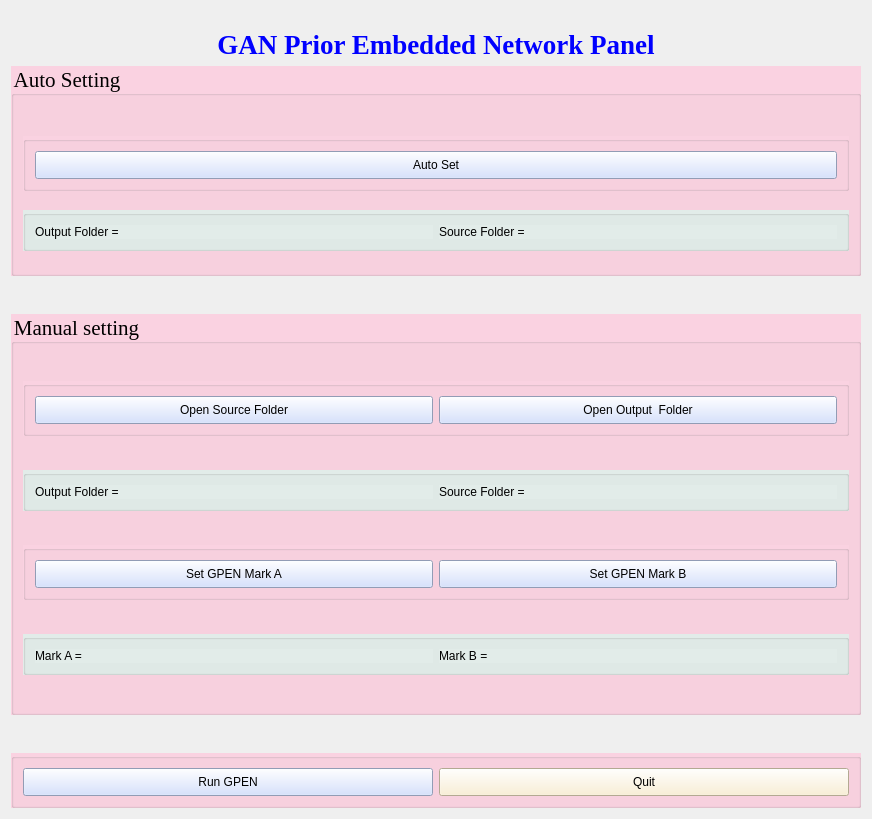
      <widget class="QWidget" name="tab_2">
       <attribute name="title">
        <string>GPEN</string>
       </attribute>
       <layout class="QVBoxLayout" name="verticalLayout_3">
        <item>
         <widget class="QLabel" name="label_3">
          <property name="minimumSize">
           <size>
            <width>850</width>
            <height>49</height>
           </size>
          </property>
          <property name="font">
           <font>
            <family>Times New Roman</family>
            <pointsize>20</pointsize>
            <weight>75</weight>
            <bold>true</bold>
           </font>
          </property>
          <property name="styleSheet">
           <string notr="true">margin-top: 18px; color: blue; font-size: 20pt;</string>
          </property>
          <property name="text">
           <string>GAN Prior Embedded Network Panel</string>
          </property>
          <property name="alignment">
           <set>Qt::AlignCenter</set>
          </property>
         </widget>
        </item>
        <item>
         <widget class="QGroupBox" name="groupBox_6">
          <property name="minimumSize">
           <size>
            <width>850</width>
            <height>200</height>
           </size>
          </property>
          <property name="font">
           <font>
            <family>Times New Roman</family>
            <pointsize>16</pointsize>
           </font>
          </property>
          <property name="styleSheet">
           <string notr="true">background-color: #FAD2E1


</string>
          </property>
          <property name="title">
           <string>Auto Setting</string>
          </property>
          <layout class="QVBoxLayout" name="verticalLayout_7">
           <item>
            <spacer name="verticalSpacer_5">
             <property name="orientation">
              <enum>Qt::Vertical</enum>
             </property>
             <property name="sizeHint" stdset="0">
              <size>
               <width>20</width>
               <height>31</height>
              </size>
             </property>
            </spacer>
           </item>
           <item>
            <widget class="QGroupBox" name="groupBox_14">
             <property name="minimumSize">
              <size>
               <width>802</width>
               <height>52</height>
              </size>
             </property>
             <layout class="QHBoxLayout" name="horizontalLayout_16">
              <item>
               <widget class="QPushButton" name="bSrcFolder_5">
                <property name="sizePolicy">
                 <sizepolicy hsizetype="Minimum" vsizetype="Preferred">
                  <horstretch>0</horstretch>
                  <verstretch>0</verstretch>
                 </sizepolicy>
                </property>
                <property name="minimumSize">
                 <size>
                  <width>0</width>
                  <height>28</height>
                 </size>
                </property>
                <property name="styleSheet">
                 <string notr="true">background-color: #CDDAFD</string>
                </property>
                <property name="text">
                 <string>Auto Set</string>
                </property>
               </widget>
              </item>
             </layout>
            </widget>
           </item>
           <item>
            <spacer name="verticalSpacer_6">
             <property name="orientation">
              <enum>Qt::Vertical</enum>
             </property>
             <property name="sizeHint" stdset="0">
              <size>
               <width>20</width>
               <height>13</height>
              </size>
             </property>
            </spacer>
           </item>
           <item>
            <widget class="QGroupBox" name="groupBox_7">
             <property name="minimumSize">
              <size>
               <width>802</width>
               <height>33</height>
              </size>
             </property>
             <property name="styleSheet">
              <string notr="true">background-color: #E2ECE9</string>
             </property>
             <property name="title">
              <string/>
             </property>
             <layout class="QHBoxLayout" name="horizontalLayout_7">
              <item>
               <widget class="QLabel" name="label_9">
                <property name="text">
                 <string>Output Folder =</string>
                </property>
               </widget>
              </item>
              <item>
               <widget class="QLabel" name="label_8">
                <property name="text">
                 <string>Source Folder =</string>
                </property>
               </widget>
              </item>
             </layout>
            </widget>
           </item>
           <item>
            <spacer name="verticalSpacer_10">
             <property name="orientation">
              <enum>Qt::Vertical</enum>
             </property>
             <property name="sizeHint" stdset="0">
              <size>
               <width>20</width>
               <height>13</height>
              </size>
             </property>
            </spacer>
           </item>
          </layout>
         </widget>
        </item>
        <item>
         <spacer name="verticalSpacer_7">
          <property name="orientation">
           <enum>Qt::Vertical</enum>
          </property>
          <property name="sizeHint" stdset="0">
           <size>
            <width>20</width>
            <height>32</height>
           </size>
          </property>
         </spacer>
        </item>
        <item>
         <widget class="QGroupBox" name="groupBox_8">
          <property name="minimumSize">
           <size>
            <width>850</width>
            <height>386</height>
           </size>
          </property>
          <property name="font">
           <font>
            <family>Times New Roman</family>
            <pointsize>16</pointsize>
           </font>
          </property>
          <property name="styleSheet">
           <string notr="true">background-color: #FAD2E1

</string>
          </property>
          <property name="title">
           <string>Manual setting</string>
          </property>
          <layout class="QVBoxLayout" name="verticalLayout_6">
           <item>
            <spacer name="verticalSpacer_8">
             <property name="orientation">
              <enum>Qt::Vertical</enum>
             </property>
             <property name="sizeHint" stdset="0">
              <size>
               <width>20</width>
               <height>28</height>
              </size>
             </property>
            </spacer>
           </item>
           <item>
            <widget class="QGroupBox" name="">
             <property name="minimumSize">
              <size>
               <width>802</width>
               <height>52</height>
              </size>
             </property>
             <layout class="QHBoxLayout" name="horizontalLayout_6">
              <item>
               <widget class="QPushButton" name="bSrcFolder_2">
                <property name="sizePolicy">
                 <sizepolicy hsizetype="Minimum" vsizetype="Preferred">
                  <horstretch>0</horstretch>
                  <verstretch>0</verstretch>
                 </sizepolicy>
                </property>
                <property name="minimumSize">
                 <size>
                  <width>0</width>
                  <height>28</height>
                 </size>
                </property>
                <property name="styleSheet">
                 <string notr="true">background-color: #CDDAFD</string>
                </property>
                <property name="text">
                 <string>Open Source Folder</string>
                </property>
               </widget>
              </item>
              <item>
               <widget class="QPushButton" name="bOutputFolder_2">
                <property name="sizePolicy">
                 <sizepolicy hsizetype="Minimum" vsizetype="Preferred">
                  <horstretch>0</horstretch>
                  <verstretch>0</verstretch>
                 </sizepolicy>
                </property>
                <property name="minimumSize">
                 <size>
                  <width>0</width>
                  <height>28</height>
                 </size>
                </property>
                <property name="styleSheet">
                 <string notr="true">background-color: #CDDAFD</string>
                </property>
                <property name="text">
                 <string>Open Output  Folder</string>
                </property>
               </widget>
              </item>
             </layout>
            </widget>
           </item>
           <item>
            <spacer name="verticalSpacer_9">
             <property name="orientation">
              <enum>Qt::Vertical</enum>
             </property>
             <property name="sizeHint" stdset="0">
              <size>
               <width>20</width>
               <height>28</height>
              </size>
             </property>
            </spacer>
           </item>
           <item>
            <widget class="QGroupBox" name="groupBox_9">
             <property name="minimumSize">
              <size>
               <width>802</width>
               <height>33</height>
              </size>
             </property>
             <property name="styleSheet">
              <string notr="true">background-color: #E2ECE9</string>
             </property>
             <property name="title">
              <string/>
             </property>
             <layout class="QHBoxLayout" name="horizontalLayout_13">
              <item>
               <widget class="QLabel" name="label_10">
                <property name="text">
                 <string>Output Folder =</string>
                </property>
               </widget>
              </item>
              <item>
               <widget class="QLabel" name="label_11">
                <property name="text">
                 <string>Source Folder =</string>
                </property>
               </widget>
              </item>
             </layout>
            </widget>
           </item>
           <item>
            <spacer name="verticalSpacer_13">
             <property name="orientation">
              <enum>Qt::Vertical</enum>
             </property>
             <property name="sizeHint" stdset="0">
              <size>
               <width>20</width>
               <height>28</height>
              </size>
             </property>
            </spacer>
           </item>
           <item>
            <widget class="QGroupBox" name="groupBox_10">
             <property name="minimumSize">
              <size>
               <width>802</width>
               <height>52</height>
              </size>
             </property>
             <layout class="QHBoxLayout" name="horizontalLayout_9">
              <item>
               <widget class="QPushButton" name="bSrcFolder_4">
                <property name="sizePolicy">
                 <sizepolicy hsizetype="Minimum" vsizetype="Preferred">
                  <horstretch>0</horstretch>
                  <verstretch>0</verstretch>
                 </sizepolicy>
                </property>
                <property name="minimumSize">
                 <size>
                  <width>0</width>
                  <height>28</height>
                 </size>
                </property>
                <property name="styleSheet">
                 <string notr="true">background-color: #CDDAFD</string>
                </property>
                <property name="text">
                 <string>Set GPEN Mark A</string>
                </property>
               </widget>
              </item>
              <item>
               <widget class="QPushButton" name="bOutputFolder_4">
                <property name="sizePolicy">
                 <sizepolicy hsizetype="Minimum" vsizetype="Preferred">
                  <horstretch>0</horstretch>
                  <verstretch>0</verstretch>
                 </sizepolicy>
                </property>
                <property name="minimumSize">
                 <size>
                  <width>0</width>
                  <height>28</height>
                 </size>
                </property>
                <property name="styleSheet">
                 <string notr="true">background-color: #CDDAFD</string>
                </property>
                <property name="text">
                 <string>Set GPEN Mark B</string>
                </property>
               </widget>
              </item>
             </layout>
            </widget>
           </item>
           <item>
            <spacer name="verticalSpacer_19">
             <property name="orientation">
              <enum>Qt::Vertical</enum>
             </property>
             <property name="sizeHint" stdset="0">
              <size>
               <width>20</width>
               <height>28</height>
              </size>
             </property>
            </spacer>
           </item>
           <item>
            <widget class="QGroupBox" name="">
             <property name="minimumSize">
              <size>
               <width>802</width>
               <height>36</height>
              </size>
             </property>
             <property name="styleSheet">
              <string notr="true">background-color: #E2ECE9</string>
             </property>
             <layout class="QHBoxLayout" name="horizontalLayout_8">
              <item>
               <widget class="QLabel" name="tGPENMarkA">
                <property name="text">
                 <string>Mark A =</string>
                </property>
               </widget>
              </item>
              <item>
               <widget class="QLabel" name="tMarkGPENB">
                <property name="text">
                 <string>Mark B =</string>
                </property>
               </widget>
              </item>
             </layout>
            </widget>
           </item>
           <item>
            <spacer name="verticalSpacer_20">
             <property name="orientation">
              <enum>Qt::Vertical</enum>
             </property>
             <property name="sizeHint" stdset="0">
              <size>
               <width>20</width>
               <height>28</height>
              </size>
             </property>
            </spacer>
           </item>
          </layout>
         </widget>
        </item>
        <item>
         <spacer name="verticalSpacer_21">
          <property name="orientation">
           <enum>Qt::Vertical</enum>
          </property>
          <property name="sizeHint" stdset="0">
           <size>
            <width>20</width>
            <height>32</height>
           </size>
          </property>
         </spacer>
        </item>
        <item>
         <widget class="QGroupBox" name="groupBox_11">
          <property name="minimumSize">
           <size>
            <width>850</width>
            <height>51</height>
           </size>
          </property>
          <property name="styleSheet">
           <string notr="true">background-color: #FAD2E1

</string>
          </property>
          <layout class="QHBoxLayout" name="horizontalLayout_14">
           <item>
            <widget class="QPushButton" name="bRunFirst_2">
             <property name="minimumSize">
              <size>
               <width>0</width>
               <height>28</height>
              </size>
             </property>
             <property name="styleSheet">
              <string notr="true">background-color: #CDDAFD</string>
             </property>
             <property name="text">
              <string>Run GPEN</string>
             </property>
            </widget>
           </item>
           <item>
            <widget class="QPushButton" name="bQuit_2">
             <property name="minimumSize">
              <size>
               <width>0</width>
               <height>28</height>
              </size>
             </property>
             <property name="styleSheet">
              <string notr="true">background-color: #FAEDCD</string>
             </property>
             <property name="text">
              <string>Quit</string>
             </property>
            </widget>
           </item>
          </layout>
         </widget>
        </item>
       </layout>
      </widget>
